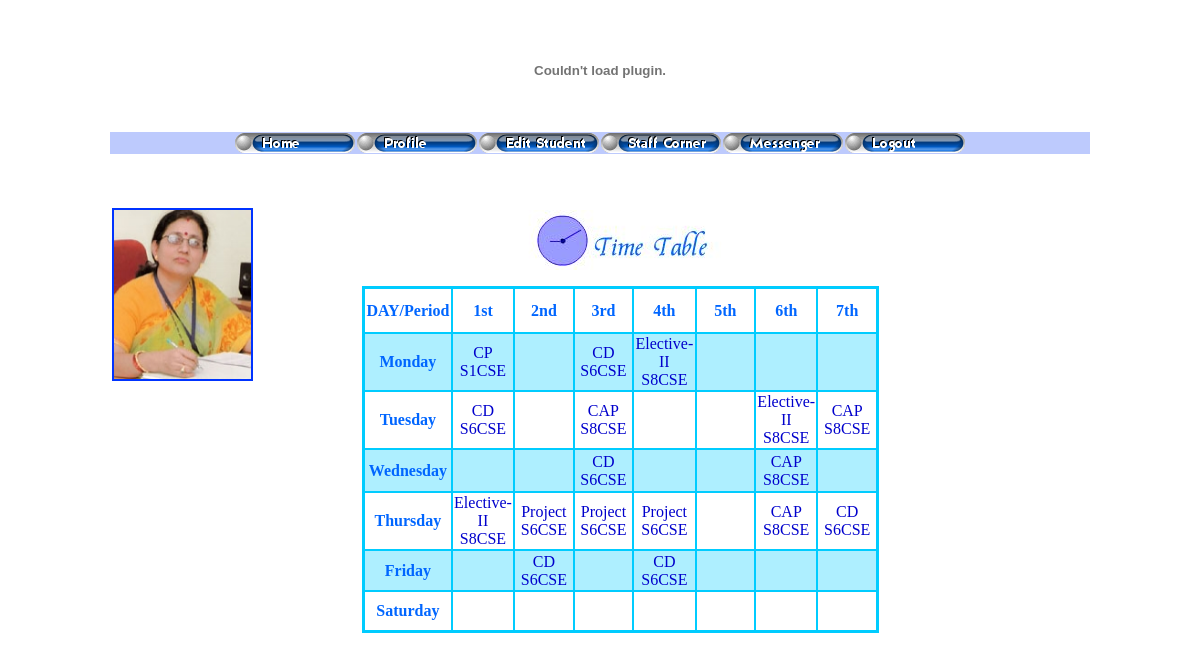
Screenshot of /staff_tt.php (signed in) with the database file from the repository.
### tables this page shows
CREATE TABLE IF NOT EXISTS `staff` (
  `staffid` varchar(15) NOT NULL,
  `password` varchar(100) NOT NULL,
  `name` varchar(50) NOT NULL,
  `email` varchar(50) NOT NULL,
  `phone` varchar(15) NOT NULL,
  `mobile` varchar(15) NOT NULL,
  `maritalStatus` char(1) NOT NULL,
  `paddress` varchar(1000) NOT NULL,
  `taddress` varchar(1000) NOT NULL,
  `dob` date NOT NULL,
  `gender` char(1) NOT NULL,
  `religion` varchar(30) NOT NULL,
  `caste` varchar(30) NOT NULL,
  `dept` varchar(5) NOT NULL,
  `qualification` varchar(500) NOT NULL,
  `designation` varchar(30) NOT NULL,
  `photo` varchar(50) NOT NULL,
  PRIMARY KEY (`staffid`)
);

CREATE TABLE IF NOT EXISTS `subjects` (
  `subid` varchar(15) NOT NULL,
  `dept` varchar(15) NOT NULL,
  `sem` tinyint(4) NOT NULL,
  `name` varchar(40) NOT NULL,
  `internal` int(11) NOT NULL,
  `external` int(11) NOT NULL,
  PRIMARY KEY (`subid`)
);

CREATE TABLE IF NOT EXISTS `subhandle` (
  `staffid` varchar(20) NOT NULL,
  `subid` varchar(20) NOT NULL,
  `dept` char(5) NOT NULL,
  `sem` tinyint(4) NOT NULL,
  `day` char(20) NOT NULL,
  `hour` tinyint(4) NOT NULL
);

### staff_tt.php (the view, shortened to what this page needs)
<?php
$user=$_COOKIE['user'];
		$result = mysql_query("SELECT * FROM staff WHERE staffid='$user'");
		$row = mysql_fetch_array($result);
		$photo=$row['photo'];
		$src="upload/".$photo;
?>
<!DOCTYPE HTML PUBLIC "-//W3C//DTD HTML 4.01 Transitional//EN" "http://www.w3.org/TR/html4/loose.dtd">
<html>
<head>
<link href="box.css" rel="stylesheet" type="text/css">
</head>
<body>
<?php
$staffid=$_COOKIE['user'];
$result2 = mysql_query("SELECT * FROM subhandle WHERE staffid='$staffid'");
while($row = mysql_fetch_array($result2))
{
  		$day=$row['day'];
		$hour=$row['hour'];
		if($day=="Monday" && $hour==1)
		{
			$sub_m1=$row['subid'];
			$query=mysql_query("SELECT * from subjects WHERE subid='$sub_m1'");
			$sub=mysql_fetch_array($query);
			$sub_m1=$sub['name'];
			$batch_m1="S".$row['sem'].$row['dept'];
		}
		if($day=="Monday" && $hour==3)
		{
			$sub_m3=$row['subid'];
			$query=mysql_query("SELECT * from subjects WHERE subid='$sub_m3'");
			$sub=mysql_fetch_array($query);
			$sub_m3=$sub['name'];
			$batch_m3="S".$row['sem'].$row['dept'];
		}
		if($day=="Monday" && $hour==4)
		{
			$sub_m4=$row['subid'];
			$query=mysql_query("SELECT * from subjects WHERE subid='$sub_m4'");
			$sub=mysql_fetch_array($query);
			$sub_m4=$sub['name'];
			$batch_m4="S".$row['sem'].$row['dept'];
		}
		if($day=="Tuesday" && $hour==1)
		{
			$sub_tu1=$row['subid'];
			$query=mysql_query("SELECT * from subjects WHERE subid='$sub_tu1'");
			$sub=mysql_fetch_array($query);
			$sub_tu1=$sub['name'];
			$batch_tu1="S".$row['sem'].$row['dept'];
		}
		if($day=="Tuesday" && $hour==3)
		{
			$sub_tu3=$row['subid'];
			$query=mysql_query("SELECT * from subjects WHERE subid='$sub_tu3'");
			$sub=mysql_fetch_array($query);
			$sub_tu3=$sub['name'];
			$batch_tu3="S".$row['sem'].$row['dept'];
		}
		if($day=="Tuesday" && $hour==6)
		{
			$sub_tu6=$row['subid'];
			$query=mysql_query("SELECT * from subjects WHERE subid='$sub_tu6'");
			$sub=mysql_fetch_array($query);
			$sub_tu6=$sub['name'];
			$batch_tu6="S".$row['sem'].$row['dept'];
		}
		if($day=="Tuesday" && $hour==7)
		{
			$sub_tu7=$row['subid'];
			$query=mysql_query("SELECT * from subjects WHERE subid='$sub_tu7'");
			$sub=mysql_fetch_array($query);
			$sub_tu7=$sub['name'];
			$batch_tu7="S".$row['sem'].$row['dept'];
		}
		if($day=="Wednesday" && $hour==3)
		{
			$sub_w3=$row['subid'];
			$query=mysql_query("SELECT * from subjects WHERE subid='$sub_w3'");
			$sub=mysql_fetch_array($query);
			$sub_w3=$sub['name'];
			$batch_w3="S".$row['sem'].$row['dept'];
		}
		if($day=="Wednesday" && $hour==6)
		{
			$sub_w6=$row['subid'];
			$query=mysql_query("SELECT * from subjects WHERE subid='$sub_w6'");
			$sub=mysql_fetch_array($query);
			$sub_w6=$sub['name'];
			$batch_w6="S".$row['sem'].$row['dept'];
		}
		if($day=="Thursday" && $hour==1)
		{
			$sub_th1=$row['subid'];
			$query=mysql_query("SELECT * from subjects WHERE subid='$sub_th1'");
			$sub=mysql_fetch_array($query);
			$sub_th1=$sub['name'];
			$batch_th1="S".$row['sem'].$row['dept'];
		}
		if($day=="Thursday" && $hour==2)
		{
			$sub_th2=$row['subid'];
			$query=mysql_query("SELECT * from subjects WHERE subid='$sub_th2'");
			$sub=mysql_fetch_array($query);
			$sub_th2=$sub['name'];
			$batch_th2="S".$row['sem'].$row['dept'];
		}
		if($day=="Thursday" && $hour==3)
		{
			$sub_th3=$row['subid'];
			$query=mysql_query("SELECT * from subjects WHERE subid='$sub_th3'");
			$sub=mysql_fetch_array($query);
			$sub_th3=$sub['name'];
			$batch_th3="S".$row['sem'].$row['dept'];
		}
		if($day=="Thursday" && $hour==4)
		{
			$sub_th4=$row['subid'];
			$query=mysql_query("SELECT * from subjects WHERE subid='$sub_th4'");
			$sub=mysql_fetch_array($query);
			$sub_th4=$sub['name'];
			$batch_th4="S".$row['sem'].$row['dept'];
		}
		if($day=="Thursday" && $hour==6)
		{
			$sub_th6=$row['subid'];
			$query=mysql_query("SELECT * from subjects WHERE subid='$sub_th6'");
			$sub=mysql_fetch_array($query);
			$sub_th6=$sub['name'];
			$batch_th6="S".$row['sem'].$row['dept'];
		}
		if($day=="Thursday" && $hour==7)
		{
			$sub_th7=$row['subid'];
			$query=mysql_query("SELECT * from subjects WHERE subid='$sub_th7'");
			$sub=mysql_fetch_array($query);
			$sub_th7=$sub['name'];
			$batch_th7="S".$row['sem'].$row['dept'];
		}
		if($day=="Thursday" && $hour==7)
		{
			$sub_th7=$row['subid'];
			$query=mysql_query("SELECT * from subjects WHERE subid='$sub_th7'");
			$sub=mysql_fetch_array($query);
			$sub_th7=$sub['name'];
			$batch_th7="S".$row['sem'].$row['dept'];
		}
		if($day=="Thursday" && $hour==7)
		{
			$sub_th7=$row['subid'];
			$query=mysql_query("SELECT * from subjects WHERE subid='$sub_th7'");
			$sub=mysql_fetch_array($query);
			$sub_th7=$sub['name'];
			$batch_th7="S".$row['sem'].$row['dept'];
		}
		if($day=="Thursday" && $hour==7)
		{
			$sub_th7=$row['subid'];
			$query=mysql_query("SELECT * from subjects WHERE subid='$sub_th7'");
			$sub=mysql_fetch_array($query);
			$sub_th7=$sub['name'];
			$batch_th7="S".$row['sem'].$row['dept'];
		}
		if($day=="Friday" && $hour==2)
		{
			$sub_f2=$row['subid'];
			$query=mysql_query("SELECT * from subjects WHERE subid='$sub_f2'");
			$sub=mysql_fetch_array($query);
			$sub_f2=$sub['name'];
			$batch_f2="S".$row['sem'].$row['dept'];
		}
		if($day=="Friday" && $hour==4)
		{
			$sub_f4=$row['subid'];
			$query=mysql_query("SELECT * from subjects WHERE subid='$sub_f4'");
			$sub=mysql_fetch_array($query);
			$sub_f4=$sub['name'];
			$batch_f4="S".$row['sem'].$row['dept'];
		}
}
?>
<p>&nbsp;</p>
<table width="980" border="0" align="center" cellpadding="1" cellspacing="1">
  <tr>
    <td width="245" valign="top"><span class="princprof3"><img src="<?php echo $src; ?>" alt="" name="photo" width="137" height="169" border="2" class="style6"></span></td>
    <td width="728" valign="top"><form name="form1" method="post" action="<?php echo $_SERVER['PHP_SELF']; ?>">
        <table width="200" border="0" cellspacing="1" cellpadding="1">
        <tr>
          <td><p align="center"><img src="tt.jpg" width="215" height="60"></p>
            <table width="517" border="0" align="center" bordercolor="#00CCFF" bgcolor="#00CCFF" frame="box">
              <tr bgcolor="#FFFFFF">
                <th width="80" height="43" scope="row"><div align="center" class="style1">DAY/Period</div></th>
                <td width="55"><div align="center" class="style1"><strong>1st</strong></div></td>
                <td width="55"><div align="center" class="style1"><strong>2nd</strong></div></td>
                <td width="55"><div align="center" class="style1"><strong>3rd</strong></div></td>
                <td width="55"><div align="center" class="style1"><strong>4th</strong></div></td>
                <td width="55"><div align="center" class="style1"><strong>5th</strong></div></td>
                <td width="55"><div align="center" class="style1"><strong>6th</strong></div></td>
                <td width="55"><div align="center" class="style1"><strong>7th</strong></div></td>
              </tr>
              <tr bgcolor="#AEEFFF">
                <th height="41" scope="row"><span class="style1">Monday</span></th>
                <td class="box">
                  <div align="center"><?php echo $sub_m1; echo"<br>"; echo $batch_m1;?></div></td>
                <td class="box">
                  <div align="center"><?php echo $sub_m2; echo"<br>"; echo $batch_m2;?></div></td>
                <td class="box">
                  <div align="center"><?php echo $sub_m3; echo"<br>"; echo $batch_m3;?></div></td>
                <td class="box">
                  <div align="center"><?php echo $sub_m4; echo"<br>"; echo $batch_m4;?></div></td>
                <td class="box">
                  <div align="center"><?php echo $sub_m5; echo"<br>"; echo $batch_m5;?></div></td>
                <td class="box">
                  <div align="center"><?php echo $sub_m6; echo"<br>"; echo $batch_m6;?></div></td>
                <td class="box">
                  <div align="center"><?php echo $sub_m7; echo"<br>"; echo $batch_m7;?></div></td>
              </tr>
              <tr bgcolor="#FFFFFF">
                <th height="38" scope="row"><span class="style1">Tuesday</span></th>
                <td class="box">
                  <div align="center"><?php echo $sub_tu1; echo"<br>"; echo $batch_tu1;?></div></td>
                <td class="box">
                  <div align="center"><?php echo $sub_tu2; echo"<br>"; echo $batch_tu2;?></div></td>
                <td class="box">
                  <div align="center"><?php echo $sub_tu3; echo"<br>"; echo $batch_tu3; ?></div></td>
                <td class="box">
                  <div align="center"><?php echo $sub_tu4; echo"<br>"; echo $batch_tu4;?></div></td>
                <td class="box">
                  <div align="center"><?php echo $sub_tu5; echo"<br>"; echo $batch_tu5;?></div></td>
                <td class="box">
                  <div align="center"><?php echo $sub_tu6; echo"<br>"; echo $batch_tu6;?></div></td>
                <td class="box">
                  <div align="center"><?php echo $sub_tu7; echo"<br>"; echo $batch_tu7;?></div></td>
              </tr>
              <tr bgcolor="#AEEFFF">
                <th height="41" scope="row"><span class="style1">Wednesday</span></th>
                <td class="box">
                  <div align="center"><?php echo $sub_w1; echo"<br>"; echo $batch_w1;?></div></td>
                <td class="box">
                  <div align="center"><?php echo $sub_w2; echo"<br>"; echo $batch_w2;?></div></td>
                <td class="box">
                  <div align="center"><?php echo $sub_w3; echo"<br>"; echo $batch_w3;?></div></td>
                <td class="box">
                  <div align="center"><?php echo $sub_w4; echo"<br>"; echo $batch_w4;?></div></td>
                <td class="box">
                  <div align="center"><?php echo $sub_w5; echo"<br>"; echo $batch_w5;?></div></td>
                <td class="box">
                  <div align="center"><?php echo $sub_w6; echo"<br>"; echo $batch_w6;?></div></td>
                <td class="box">
                  <div align="center"><?php echo $sub_w7; echo"<br>"; echo $batch_w7;?></div></td>
              </tr>
              <tr bgcolor="#FFFFFF">
                <th height="41" scope="row"><span class="style1">Thursday</span></th>
                <td class="box">
                  <div align="center"><?php echo $sub_th1; echo"<br>"; echo $batch_th1;?></div></td>
                <td class="box">
                  <div align="center"><?php echo $sub_th2; echo"<br>"; echo $batch_th2;?></div></td>
                <td class="box">
                  <div align="center"><?php echo $sub_th3; echo"<br>"; echo $batch_th3;?></div></td>
                <td class="box">
                  <div align="center"><?php echo $sub_th4; echo"<br>"; echo $batch_th4;?></div></td>
                <td class="box">
                  <div align="center"><?php echo $sub_th5; echo"<br>"; echo $batch_th5;?></div></td>
                <td class="box">
                  <div align="center"><?php echo $sub_th6; echo"<br>"; echo $batch_th6;?></div></td>
                <td class="box">
                  <div align="center"><?php echo $sub_th7; echo"<br>"; echo $batch_th7;?></div></td>
              </tr>
              <tr bgcolor="#AEEFFF">
                <th height="39" scope="row"><span class="style1">Friday</span></th>
                <td class="box">
                  <div align="center"><?php echo $sub_f1; echo"<br>"; echo $batch_f1;?></div></td>
                <td class="box">
                  <div align="center"><?php echo $sub_f2; echo"<br>"; echo $batch_f2;?></div></td>
                <td class="box">
                  <div align="center"><?php echo $sub_f3; echo"<br>"; echo $batch_f3;?></div></td>
                <td class="box">
                  <div align="center"><?php echo $sub_f4; echo"<br>"; echo $batch_f4;?></div></td>
                <td class="box">
                  <div align="center"><?php echo $sub_f5; echo"<br>"; echo $batch_f5;?></div></td>
                <td class="box">
                  <div align="center"><?php echo $sub_f6; echo"<br>"; echo $batch_f6;?></div></td>
                <td class="box">
                  <div align="center"><?php echo $sub_f7; echo"<br>"; echo $batch_f7;?></div></td>
              </tr>
              <tr bgcolor="#FFFFFF">
                <th height="38" scope="row"><span class="style1">Saturday</span></th>
                <td class="box">
                  <div align="center"><?php echo $sub_s1; echo"<br>"; echo $batch_s1;?></div></td>
                <td class="box">
                  <div align="center"><?php echo $sub_s2; echo"<br>"; echo $batch_s2;?></div></td>
                <td class="box">
                  <div align="center"><?php echo $sub_s3; echo"<br>"; echo $batch_s3;?></div></td>
                <td class="box">
                  <div align="center"><?php echo $sub_s4; echo"<br>"; echo $batch_s4;?></div></td>
                <td class="box">
                  <div align="center"><?php echo $sub_s5; echo"<br>"; echo $batch_s5;?></div></td>
                <td class="box">
                  <div align="center"><?php echo $sub_s6; echo"<br>"; echo $batch_s6;?></div></td>
                <td class="box">
                  <div align="center"><?php echo $sub_s7; echo"<br>"; echo $batch_s7;?></div></td>
              </tr>
            </table>            <p>&nbsp;</p></td>
        </tr>
      </table>
    </form></td>
  </tr>
</table>
</body>
</html>

### box.css (style rules this page uses)
.box { color: #0000CC; }

### staff_tt.php (style rules this page uses)
.style6 { color: #0033FF }
body { margin-bottom: 0px; }

### rows the page displays
staff: photo (picture)
subjects: name "CP"
subhandle: batch_m1 "S1CSE"
subjects: name "CD"
subhandle: batch_m3 "S6CSE"
subjects: name "Elective-II"
subhandle: batch_m4 "S8CSE"
subhandle: batch_tu1 "S6CSE"
subjects: name "CAP"
subhandle: batch_tu3 "S8CSE"
subhandle: batch_tu6 "S8CSE"
subhandle: batch_tu7 "S8CSE"
subhandle: batch_w3 "S6CSE"
subhandle: batch_w6 "S8CSE"
subhandle: batch_th1 "S8CSE"
subjects: name "Project"
subhandle: batch_th2 "S6CSE"
subhandle: batch_th3 "S6CSE"
subhandle: batch_th4 "S6CSE"
subhandle: batch_th6 "S8CSE"
subhandle: batch_th7 "S6CSE"
subhandle: batch_f2 "S6CSE"
subhandle: batch_f4 "S6CSE"
